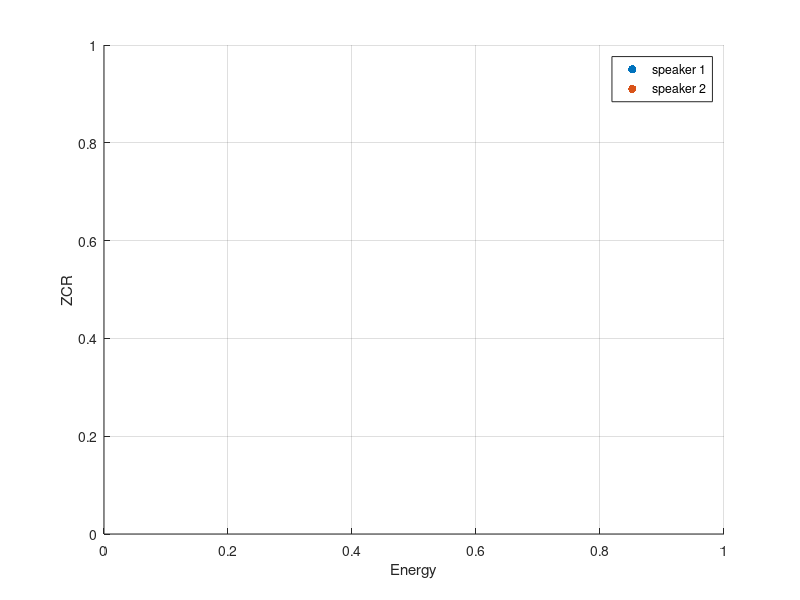

Write the MATLAB code that produced this figure. (Note: this script raises an error after producing the figure.)
clear; clc
addpath(genpath(pwd))
disp('extract features of speaker 1...')
filesSpeaker1 = dir([pwd,'\speech\DR1*.*']);
E1 = [];
Z1 = [];
for i=1:length(filesSpeaker1)
  [E,Z] = time_domain_features(filesSpeaker1(i).name,0.025,0.01);  
  E1 = [E1 E];
  Z1 = [Z1 Z];
end

disp('extract features of speaker 2...')
filesSpeaker2 = dir([pwd,'\speech\DR2*.*']);
E2=[];
Z2=[];
for i=1:length(filesSpeaker2)
  [E,Z] = time_domain_features(filesSpeaker2(i).name,0.025,0.01);  
  E2 = [E2 E];
  Z2 = [Z2 Z];
end

disp('plotting...')
scatter(E1,Z1,'filled');
hold on;
scatter(E2,Z2,'filled');
legend('speaker 1', 'speaker 2')
grid on
xlabel('Energy')
ylabel('ZCR')

% normalization
allFeats = [E1 E2(1:length(E1)); Z1 Z2(1:length(E1))];
allFeats = allFeats';
mn = mean(allFeats);
st = std(allFeats);
allFeatsNorm =  (allFeats - repmat(mn,size(allFeats,1),1))./repmat(st,size(allFeats,1),1);

figure
disp('plotting...')
scatter(allFeatsNorm(1:3541,1),allFeatsNorm(1:3541,2),'filled');
grid on
hold on;
scatter(allFeatsNorm(3542:end,1),allFeatsNorm(3542:end,2),'filled'); 
legend('speaker 1', 'speaker 2')
xlabel('Energy')
ylabel('ZCR')

%distances
energydiff = (E1-E2(1:length(E1))).^2;
ZCRdiff = (Z1-Z2(1:length(Z1))).^2;
figure
subplot(2,1,1)
stem(energydiff)
title('energydiff')
subplot(2,1,2)
stem(ZCRdiff)
title('ZCRdiff')
disp('the average distances of the features w.r.t two speakers')
mean(energydiff)
mean(ZCRdiff)
%which feature is more discriminative